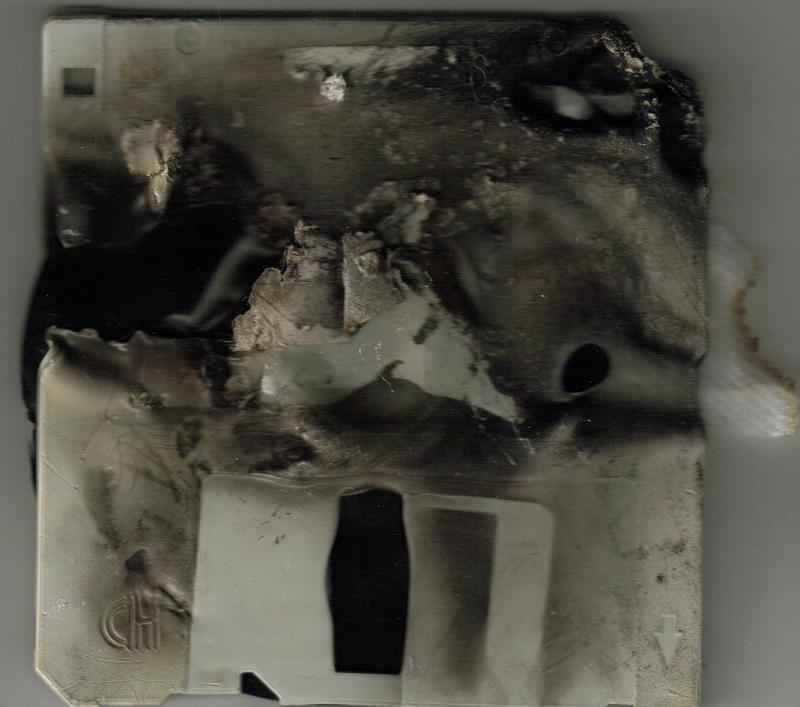
#> input picture DISK1CRP.jpg, 800 x 707 px; its folder holds 5 pictures in this run
$ python gentest5.py
#> lines starting #> are read from the running program, lines starting #| are printed output that depends on the picture
### sANNd.py
import random
import math
import numpy as np

from funcs import *  # custom script containing activation functions (softplus, softmax, relu, etc.)

class Base:
    def __init__(self, base=None, name=None, parent=None, connections=None, taps=None, **definition):
        # Initialize optionals
        base = base or {}
        self.connections = connections or []
        self.taps = taps or []

        # Store all definitions in the instance dictionary - support user customization.
        self.apply(self.__dict__, base if type(base) is dict else base.__dict__)
        self.apply(self.__dict__, definition.get("base"))
        self.apply(self.__dict__, definition)

        # Setup identity.
        self.parent = parent or None
        self.name = (f"{parent.get('name')}." if parent else "") + f"{name or definition.get('name') or base.get('name')}" or "Base"

        # Provide default terms.
        if "input_term" not in self.__dict__:
            self.input_term = lambda self, input: input

        if "output_term" not in self.__dict__:
            self.output_term = lambda self, output: output

    def __call__(self, input):
       # Shortcut for influence/intended external input interface.
       return self.influence(input)

    def apply(self, target_dict, definition):
        # Reference-aware dict update.
        if type(target_dict) is not dict or type(definition) is not dict:
            return # Fail-fast

        # Update keys with non-dict values.
        target_dict.update({k: v for k, v in definition.items() if not isinstance(v, dict)})

        # Recursively update keys that are dicts.
        for k, v in definition.items():
            if isinstance(v, dict):
                if k in target_dict and isinstance(target_dict[k], dict):
                    self.apply(target_dict[k], v)
                else:
                    target_dict[k] = v

    def connect(self, node_class=None, base={}, **definition):
        # Connect output/self to another node.
        if not node_class or type(node_class) is dict:
            if type(node_class) is dict:
                base = node_class

            node_class = self.__class__

        # First positional arg can be either a class or instanciated variable descended from Base.
        if not isinstance(node_class, Base):
            target = node_class(base=base, parent=self, **definition)
        else:
            target = node_class.copy(**definition)

        self.connections.append(target)

        return target

    # [6 lines left out: function copy, not called in this run]

    def get(self, index):
        # Expose internal dict's get function.
        return self.__dict__.get(index)

    def influence(self, input):
        # Process input and propagate through connections.
        if "input_term" in self.__dict__ and callable(self.input_term):
            output = self.input_term(self, input)
        else:
            output = input

        if self.connections:
            outputs = [conn.influence(output) for conn in self.connections]
            # Check if the outputs seem to be vector-like (lists or numpy arrays)
            if outputs and isinstance(outputs[0], (list, np.ndarray)):
                output = np.array(outputs).sum(axis=0)
            elif type(outputs[0]) in (float, int):
                output = sum(outputs)
            else:
                output = outputs[0]

        if "output_term" in self.__dict__ and callable(self.output_term):
            output = self.output_term(self, output)

        if self.taps:
            for tap in self.taps:
                tap(self, output)

        return output

    # [14 lines left out: functions learn, tap, not called in this run]


### activate.py

import math
import numpy as np

"""
This module contains common activation functions and their corresponding derivatives
used in Machine Learning and Artificial Neural Networks.
Activation functions are responsible for introducing non-linearity into the model.
"""

# [33 lines left out: functions relu, relu_derivative, sigmoid, not called in this run]

def np_sigmoid(x):
    """
    Sigmoid activation function.
    f(x) = 1 / (1 + exp(-x))
    Commonly used for binary classification outputs.

    :param x: Input value.
    :return: Activated output.
    """
    return 1 / (1 + np.exp(-x))

# [203 lines left out: functions sigmoid_derivative, tanh, tanh_derivative, softmax, softmax_derivative, leaky_relu and 11 more, not called in this run]

### optimizer.py
import numpy as np

class Optimizer:
    def __init__(self, learning_rate=0.001, beta1=0.9, beta2=0.999, epsilon=1e-8):
        self.learning_rate = learning_rate
        self.beta1 = beta1
        self.beta2 = beta2
        self.epsilon = epsilon
        self.m = 0  # first moment estimate
        self.v = 0.5  # second moment estimate

    # [5 lines left out: function zero_grad, not called in this run]

    def update(self, x, y):
        if self.m is not None and self.v is not None:
            self.m = self.beta1 * self.m + (1 - self.beta1) * (y - x)
            self.v = self.beta2 * self.v + (1 - self.beta2) * (np.square(y - x))
            return x - self.learning_rate * self.m / np.sqrt(self.v + self.epsilon)
        else:
            raise ValueError("Optimizer requires first and second moment estimates")

class Adam(Optimizer):
    def __init__(self, learning_rate=0.001, beta1=0.9, beta2=0.999, epsilon=1e-8, weight_decay=0.01):
        super().__init__(learning_rate, beta1, beta2, epsilon)
        self.weight_decay = weight_decay

    def update(self, x, y):
        if self.m is not None and self.v is not None:
            return super().update(x, y)
        else:
            raise ValueError("Adam optimizer requires first and second moment estimates")

class SGD(Optimizer):
    # [10 lines left out: functions __init__, update, not called in this run]

class RMSprop(Optimizer):
    # [11 lines left out: functions __init__, update, not called in this run]

class Adagrad(Optimizer):
    def __init__(self, learning_rate=0.01, epsilon=1e-8):
        super().__init__(learning_rate, 0, 0, None)
        self.epsilon = epsilon

    # [5 lines left out: function update, not called in this run]

class Adadelta(Optimizer):
    # [11 lines left out: functions __init__, update, not called in this run]

class Adaggr(Optimizer):
    def __init__(self, learning_rate=0.01, epsilon=1e-8):
        super().__init__(learning_rate, 0, 0, None)
        self.epsilon = epsilon

    # [5 lines left out: function update, not called in this run]

class LBFGS(Optimizer):
    # [30 lines left out: functions __init__, update, get_optimizer, not called in this run]


"""
Example usage of the optimizers:

import numpy as np

# Define some parameters for the optimizers
params = {
    'learning_rate': 0.001,
    'beta1': 0.9,
    'beta2': 0.999,
    'epsilon': 1e-8,
    'weight_decay': 0.01
}

# Define a simple neural network with two layers
np.random.seed(42)
x = np.linspace(-10, 10, 100).reshape((100, 1))
y = np.sin(x)

model = {}
model['layer1'] = np.random.rand(100, 64) * 0.01
model['layer2'] = np.random.rand(64, 1) * 0.01

# Define the loss function and its gradients
def loss(y_pred, y):
    return np.mean((y_pred - y) ** 2)

def grad_loss(y_pred, y):
    return 2 * (y_pred - y)

# Train the model using Adam optimizer
adam_optimizer = get_optimizer('adam', params)
for i in range(1000):
    # Compute the gradients of the loss function with respect to the weights
    layer1_grad = grad_loss(np.dot(model['layer1'], np.random.rand(64, 1)) + model['layer2'].T * 0.01, y)
    layer2_grad = grad_loss(np.dot(model['layer1'], np.random.rand(64, 1)) + model['layer2'].T * 0.01, y)

    # Update the weights using the Adam optimizer
    adam_optimizer.zero_grad()
    model['layer1'] -= adam_optimizer.update(layer1_grad, layer2_grad)
    model['layer2'] -= adam_optimizer.update(np.dot(model['layer1'], np.random.rand(64, 1)) + model['layer2'].T * 0.01, y)

# Train the model using SGD optimizer
sgd_optimizer = get_optimizer('sgd', params)
for i in range(1000):
    # Compute the gradients of the loss function with respect to the weights
    layer1_grad = grad_loss(np.dot(model['layer1'], np.random.rand(64, 1)) + model['layer2'].T * 0.01, y)
    layer2_grad = grad_loss(np.dot(model['layer1'], np.random.rand(64, 1)) + model['layer2'].T * 0.01, y)

    # Update the weights using the SGD optimizer
    sgd_optimizer.zero_grad()
    model['layer1'] -= sgd_optimizer.update(layer1_grad, layer2_grad)
    model['layer2'] -= sgd_optimizer.update(np.dot(model['layer1'], np.random.rand(64, 1)) + model['layer2'].T * 0.01, y)

# Train the model using RMSProp optimizer
rmsprop_optimizer = get_optimizer('rmsprop', params)
for i in range(1000):
    # Compute the gradients of the loss function with respect to the weights
    layer1_grad = grad_loss(np.dot(model['layer1'], np.random.rand(64, 1)) + model['layer2'].T * 0.01, y)
    layer2_grad = grad_loss(np.dot(model['layer1'], np.random.rand(64, 1)) + model['layer2'].T * 0.01, y)

    # Update the weights using the RMSProp optimizer
    rmsprop_optimizer.zero_grad()
    model['layer1'] -= rmsprop_optimizer.update(layer1_grad, layer2_grad)
    model['layer2'] -= rmsprop_optimizer.update(np.dot(model['layer1'], np.random.rand(64, 1)) + model['layer2'].T * 0.01, y)

# Train the model using Adagrad optimizer
adagrad_optimizer = get_optimizer('adagrad', params)
for i in range(1000):
    # Compute the gradients of the loss function with respect to the weights
    layer1_grad = grad_loss(np.dot(model['layer1'], np.random.rand(64, 1)) + model['layer2'].T * 0.01, y)
    layer2_grad = grad_loss(np.dot(model['layer1'], np.random.rand(64, 1)) + model['layer2'].T * 0.01, y)

    # Update the weights using the Adagrad optimizer
    adagrad_optimizer.zero_grad()
    model['layer1'] -= adagrad_optimizer.update(layer1_grad, layer2_grad)
    model['layer2'] -= adagrad_optimizer.update(np.dot(model['layer1'], np.random.rand(64, 1)) + model['layer2'].T * 0.01, y)

# Train the model using Adadelta optimizer
adadelta_optimizer = get_optimizer('adadelta', params)
for i in range(1000):
    # Compute the gradients of the loss function with respect to the weights
    layer1_grad = grad_loss(np.dot(model['layer1'], np.random.rand(64, 1)) + model['layer2'].T * 0.01, y)
    layer2_grad = grad_loss(np.dot(model['layer1'], np.random.rand(64, 1)) + model['layer2'].T * 0.01, y)

    # Update the weights using the Adadelta optimizer
    adadelta_optimizer.zero_grad()
    model['layer1'] -= adadelta_optimizer.update(layer1_grad, layer2_grad)
    model['layer2'] -= adadelta_optimizer.update(np.dot(model['layer1'], np.random.rand(64, 1)) + model['layer2'].T * 0.01, y)

# Train the model using Adaggr optimizer
adaggr_optimizer = get_optimizer('adaggr', params)
for i in range(1000):
    # Compute the gradients of the loss function with respect to the weights
    layer1_grad = grad_loss(np.dot(model['layer1'], np.random.rand(64, 1)) + model['layer2'].T * 0.01, y)
    layer2_grad = grad_loss(np.dot(model['layer1'], np.random.rand(64, 1)) + model['layer2'].T * 0.01, y)

    # Update the weights using the Adaggr optimizer
    adaggr_optimizer.zero_grad()
    model['layer1'] -= adaggr_optimizer.update(layer1_grad, layer2_grad)
    model['layer2'] -= adaggr_optimizer.update(np.dot(model['layer1'], np.random.rand(64, 1)) + model['layer2'].T * 0.01, y)

# Train the model using LBFGS optimizer
lbfgs_optimizer = get_optimizer('lbfgs', params)
for i in range(1000):
    # Compute the gradients of the loss function with respect to the weights
    layer1_grad = grad_loss(np.dot(model['layer1'], np.random.rand(64, 1)) + model['layer2'].T * 0.01, y)
    layer2_grad = grad_loss(np.dot(model['layer1'], np.random.rand(64, 1)) + model['layer2'].T * 0.01, y)

    # Update the weights using the LBFGS optimizer
    lbfgs_optimizer.zero_grad()
    model['layer1'] -= lbfgs_optimizer.update(layer1_grad, layer2_grad)
    model['layer2'] -= lbfgs_optimizer.update(np.dot(model['layer1'], np.random.rand(64, 1)) + model['layer2'].T * 0.01, y)

print("Final loss:", loss(y, np.sin(x)))
"""

### gentest5.py
from activate import *  # activation functions (including np_sigmoid)
from sANNd import *      # sANNd framework
from PIL import Image
import numpy as np
from optimizer import Adam  # Import your Adam optimizer class

# ----- Data Preprocessing Functions -----

def preprocess_img(parent, image):
    if image.dtype != np.float32:
        image = image.astype(np.float32) / 255.0

    parent.H, parent.W, parent.C = image.shape
    ph, pw = parent.patch_size
    patches = [image[i:i+ph, j:j+pw, :].flatten()
               for i in range(0, parent.H - parent.H % ph, ph)
               for j in range(0, parent.W - parent.W % pw, pw)]

    return np.array(patches)

def reconstruct_image(flat_patches, original_height, original_width, patch_size, channels):
    ph, pw = patch_size
    rows, cols = original_height // ph, original_width // pw
    patches = flat_patches.reshape(rows, cols, ph, pw, channels).transpose(0, 2, 1, 3, 4)
    return (patches.reshape(rows * ph, cols * pw, channels) * 255).astype(np.uint8)

# ----- VAE Functions -----

def encoder(parent, input):
    linear_output = np.dot(input, parent.weight) + parent.bias
    linear_output = linear_output[:, :latent_dim], linear_output[:, latent_dim:]

    parent.kl_loss = kl_divergence(linear_output[0], linear_output[1])

    return linear_output

def reparameterize(parent, encoder_out):
    mean, logvar = encoder_out
    parent.output = mean + np.exp(0.5 * logvar) * np.random.randn(*mean.shape)

    return parent.output

def decoder(parent, latent):
    linear_output = np.dot(latent, parent.weight) + parent.bias
    return parent.activate(linear_output) if hasattr(parent, 'activate') else linear_output

# ----- Loss Functions -----

def np_mse_loss(y_true, y_pred):
    return np.mean((y_true - y_pred) ** 2)

def mse_loss_derivative(y_true, y_pred):
    return 2 * (y_pred - y_true)

def kl_divergence(mean, logvar):
    return -0.5 * np.sum(1 + logvar - np.square(mean) - np.exp(logvar))

# ----- Compute Gradients -----

def compute_gradients(loss, inputs, weights):
    d_loss = mse_loss_derivative(inputs, loss)  # Gradient of loss w.r.t input
    grad_w = np.dot(inputs.T, d_loss) / inputs.shape[0]  # Gradient w.r.t weights
    grad_b = np.mean(d_loss, axis=0)
    return grad_w, grad_b

# ----- Image I/O Functions -----

def open_img(file_name):
#> called with file_name = 'DISK1CRP.jpg'
    return np.array(Image.open(file_name))
#> returned value is the input picture: shape (707, 800, 3); mean R, G, B 77.1, 75, 65.9

def save_img(image, file_name):
    Image.fromarray(image).save(file_name)
    print(f"Reconstructed image saved as {file_name}")

# ----- Training and Generation Functions -----

def init_coders(image):
    input_dim = patch_size * patch_size * image.shape[2]
    encoder_node.weight = np.random.randn(input_dim, 2 * latent_dim).astype(np.float32) * 0.5
    encoder_node.bias = np.zeros((2 * latent_dim,), dtype=np.float32)
    decoder_node.weight = np.random.randn(latent_dim, input_dim).astype(np.float32) * 0.5
    decoder_node.bias = np.zeros((input_dim,), dtype=np.float32)

def train(input_img, desired_img=None, epochs=1000, lr=0.01):
    H, W, C = input_img.shape

    input_shaped = reconstruct_image(preprocess_img(io_node, input_img), H, W, io_node.patch_size, C)
    save_img(input_shaped, "sample.input.png")

    desired_img = desired_img if desired_img is not None else input_shaped
    save_img(desired_img, "sample.desired.png")

    init_coders(input_img)
    enc_optimizer, dec_optimizer = Adam(lr), Adam(lr)

    for epoch in range(epochs):
        """encoded = encoder(encoder_node, preprocess_img(io_node, input_img))
        latent = reparameterize(encoded)
        decoded = decoder(decoder_node, latent)
        new_img = reconstruct_image(decoded, H, W, io_node.patch_size, C)"""

        #io_node.tap(encoder=lambda self, output: (output[0], output[1]))
        #io_node.tap(encoded, "encoder")
        #io_node.tap(self.ref(latent), "latent")
        new_img = reconstruct_image(io_node(input_img),  H, W, io_node.patch_size, C)

        if epoch % 100 == 0:
            save_img(new_img, f"sample.{epoch}.png")

        recon_loss = np_mse_loss(desired_img.flatten(), new_img.flatten())
        #kl_loss = kl_divergence(encoded[0], encoded[1])
        total_loss = recon_loss + encoder_node.kl_loss

        print(f"Epoch {epoch}: Recon Loss: {recon_loss:.4f}, KL Div: {encoder_node.kl_loss:.4f}, Total Loss: {total_loss:.4f}")

        grad_enc_w, grad_enc_b = compute_gradients(total_loss, preprocess_img(io_node, input_img), encoder_node.weight)
        grad_dec_w, grad_dec_b = compute_gradients(total_loss, latent_node.output, decoder_node.weight)

        enc_optimizer.update(encoder_node.weight, grad_enc_w)
        enc_optimizer.update(encoder_node.bias, grad_enc_b)
        dec_optimizer.update(decoder_node.weight, grad_dec_w)
        dec_optimizer.update(decoder_node.bias, grad_dec_b)

    print("Training complete!")

# ----- Global Hyperparameters -----
patch_size = 16
latent_dim = 96

# ----- Build the sANNd Pipeline -----
io_node = Base({"name": "image reshaper", "patch_size": (patch_size, patch_size), "input_term": preprocess_img}, train=False)
encoder_node = io_node.connect(Base, {"name": "encoder", "input_term": encoder})
latent_node = encoder_node.connect(Base, {"name": "latent", "input_term": reparameterize})
decoder_node = latent_node.connect(Base, {"name": "decoder", "input_term": decoder})
decoder_node.connect(Base, {"name": "reconstruction", "input_term": lambda self, input: np_sigmoid(input)})

if __name__ == "__main__":
    img = open_img("DISK1CRP.jpg")
    print("Input image shape:", img.shape)
#| Input image shape: (707, 800, 3)
    train(img, epochs=1000, lr=0.01)
#> in preprocess_img, `patches = [image[i:i+ph, j:j+pw, :].flatten() for i in range(0, parent..`: patches = 2200 items
#> in preprocess_img, `return np.array(patches)`:
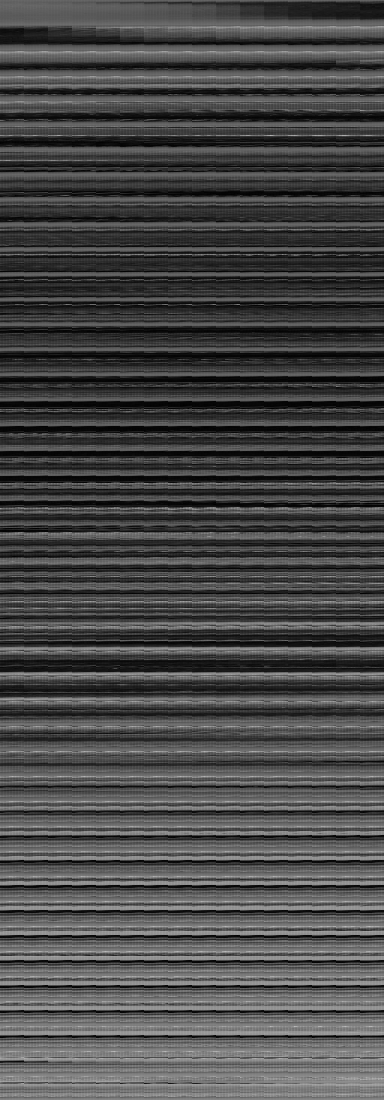
#> returned value: shape (2200, 768) float32 (shown at 1/2 size); min 0, max 0.949, mean 0.284
#> in reconstruct_image, `ph, pw = patch_size`: ph = 16
#> in reconstruct_image, `rows, cols = original_height // ph, original_width // pw`: rows = 44; cols = 50
#> the loop in train, `for epoch in range(epochs):` made 1 pass
#> (rows in reconstruct_image, cols in reconstruct_image, recon_loss, total_loss) on pass 1: (44, 50, 108.1, 1.44e+10)
#| Epoch 0: Recon Loss: 108.0681, KL Div: 14360805376.0000, Total Loss: 14360805484.0681
#> pass 1, in encoder, `linear_output = np.dot(input, parent.weight) + parent.bias`:
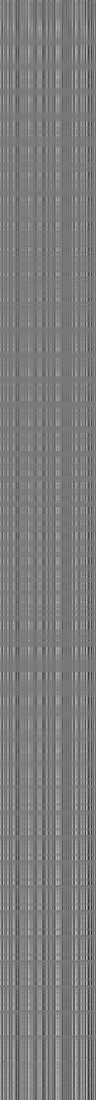
#> linear_output: shape (2200, 192) float32 (shown at 1/2 size); min -21.4, max 23.34, mean 0.5; drawn with min black and max white
#> pass 1, in reparameterize, `mean, logvar = encoder_out`:
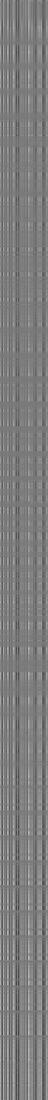
#> mean: shape (2200, 96) float32 (shown at 1/2 size); min -21.19, max 23.34, mean 0.7; drawn with min black and max white
#> pass 1, in reparameterize, `mean, logvar = encoder_out`:
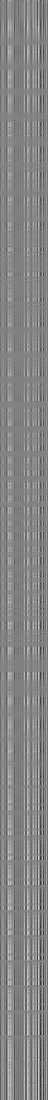
#> logvar: shape (2200, 96) float32 (shown at 1/2 size); min -21.4, max 20.5, mean 0.3; drawn with min black and max white
#> after the loop in train, `for epoch in range(epochs):`:
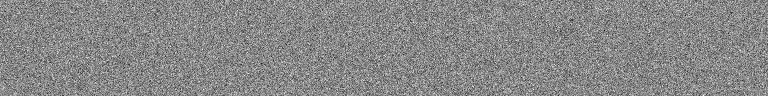
#> decoder_node.weight: shape (96, 768) float32; min -2.35, max 2.05, mean -0.000222; drawn with min black and max white
#> after the loop in train, `for epoch in range(epochs):`:
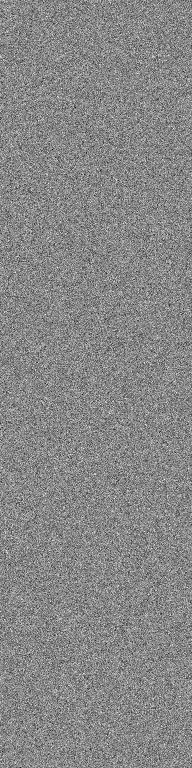
#> encoder_node.weight: shape (768, 192) float32; min -2.43, max 2.14, mean 0.00235; drawn with min black and max white
#> after the loop in train, `for epoch in range(epochs):`:
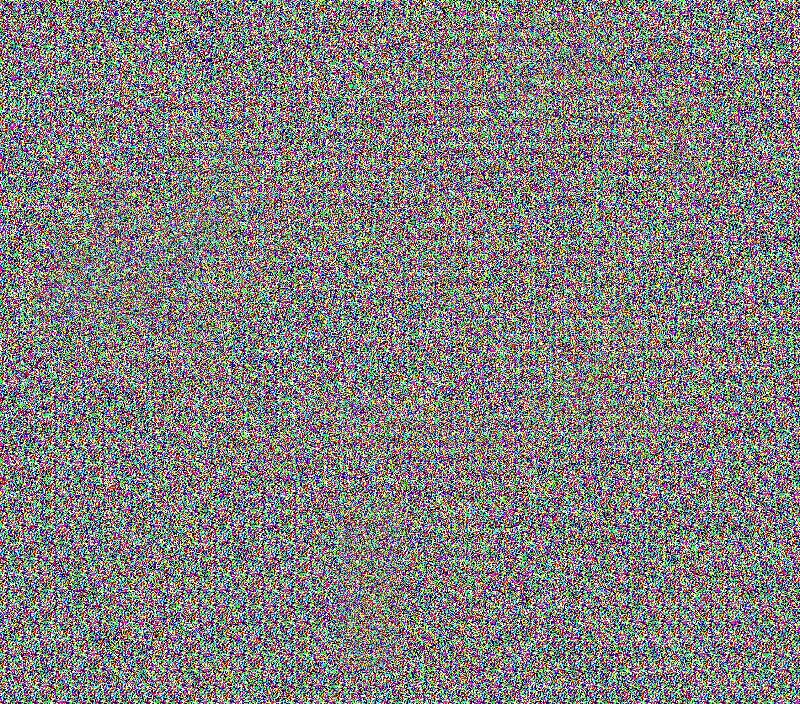
#> new_img: shape (704, 800, 3); mean R, G, B 130.1, 127.1, 126.2
#> (the run stopped early here; a loop or call above may not have finished)
